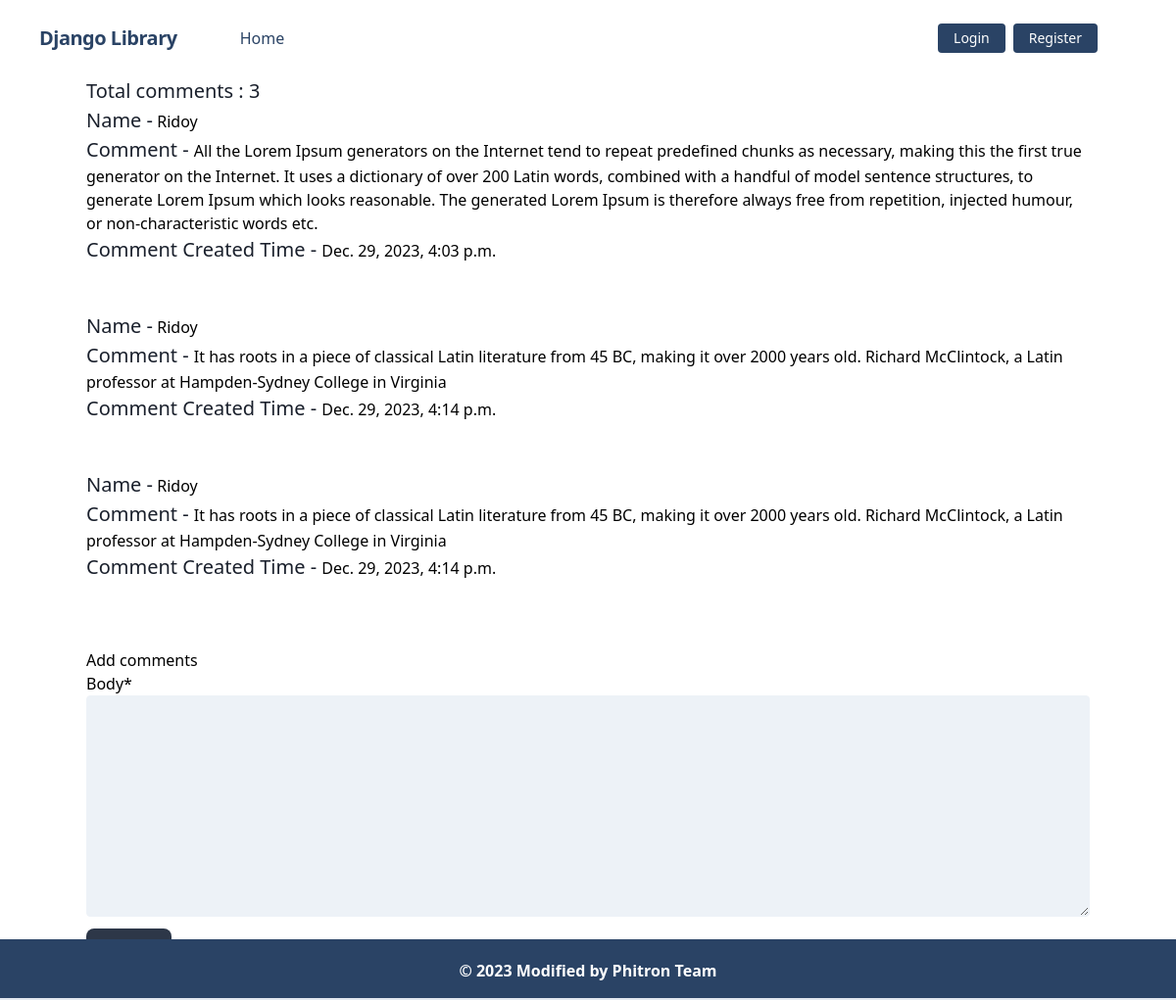
Page /users/comments/7/ on the committed database.
### library_user/models.py (models this page shows, shortened)
class Comment(models.Model):
    book = models.ForeignKey(BookModel, on_delete = models.CASCADE, related_name='comments')
    user = models.ForeignKey(User, on_delete = models.CASCADE, related_name='user')
    body = models.TextField()
    created_on = models.DateTimeField(auto_now_add = True)

### library_user/views.py (the view, shortened to what this page needs)
# urls.py: path('comments/<int:pk>/', views.Comment_views.as_view(), name='comment_views'),
class Comment_views(DetailView):
    model = BookModel
    template_name = 'comment.html'
    def get_context_data(self, **kwargs):
        context = super().get_context_data(**kwargs)
        book = self.object
        comments = book.comments.all()
        comment_form = CommentForm()
        context['comments'] = comments
        context['comment_form'] = comment_form
        context['book'] = book
        return context

### library_user/forms.py
class CommentForm(forms.ModelForm):
    class Meta:
        model = Comment
        fields = ['body']
    def __init__(self, *args, **kwargs):
        super().__init__(*args, **kwargs)
        for field in self.fields:
            self.fields[field].widget.attrs.update({
                'class' : (
                    'appearance-none block w-full bg-gray-200 '
                    'text-gray-700 border border-gray-200 rounded '
                    'py-3 px-4 leading-tight focus:outline-none '
                    'focus:bg-white focus:border-gray-500'
                )
            })

### library_user/templates/comment.html (shortened to what this page needs)
{% extends "base.html" %}
{% load crispy_forms_tags %}
{% block content %}
<div>
    <h5 class="text-xl text-gray-900 dark:text-white">Total comments : {{comments | length}}</h5>
    <div>
      {% for c in comments %}
      <div>
        <div>
         <span class="text-xl text-gray-900 dark:text-white">Name -</span>  {{c.user}}
       </div>
        <div>
           <p> <span class="text-xl text-gray-900 dark:text-white">Comment - </span>{{c.body}}</p>
        </div>
        <div>
         <span class="text-xl text-gray-900 dark:text-white">Comment Created Time - </span> {{c.created_on}}
        </div>
      </div>
      <br><br>
      {% endfor %}
    </div>
  </div>
<div class="card container mt-5 mb-5 bg-body-secondary">
    <div class="card-body">
      <h1>Add comments</h1>
      <form method="post">
          {{comment_form | crispy}}
          <button type="submit" class="text-white bg-gray-800 hover:bg-gray-900 focus:outline-none focus:ring-4 focus:ring-gray-300 font-medium rounded-lg text-sm px-5 py-3 me-2 mb-2 dark:bg-gray-800 dark:hover:bg-gray-700 dark:focus:ring-gray-700 dark:border-gray-700">Submit</button>
      </form>
    </div>
  </div>
{% endblock content %}

### rows in the picture
Comment: user "Ridoy", body "All the Lorem Ipsum generators on the Internet tend to repeat predefined chunks as necessary, making this the first true generator on the Internet. It uses a dictionary of over 200 Latin words, combined with a handful of model sentence structures, to generate Lorem Ipsum which looks reasonable. The generated Lorem Ipsum is therefore always free from repetition, injected humour, or non-characteristic words etc.", created_on "Dec. 29, 2023, 4:03 p.m."
Comment: user "Ridoy", body "It has roots in a piece of classical Latin literature from 45 BC, making it over 2000 years old. Richard McClintock, a Latin professor at Hampden-Sydney College in Virginia", created_on "Dec. 29, 2023, 4:14 p.m."
Comment: user "Ridoy", body "It has roots in a piece of classical Latin literature from 45 BC, making it over 2000 years old. Richard McClintock, a Latin professor at Hampden-Sydney College in Virginia", created_on "Dec. 29, 2023, 4:14 p.m."

### other values in the picture
{{ comments | length }} "3"
